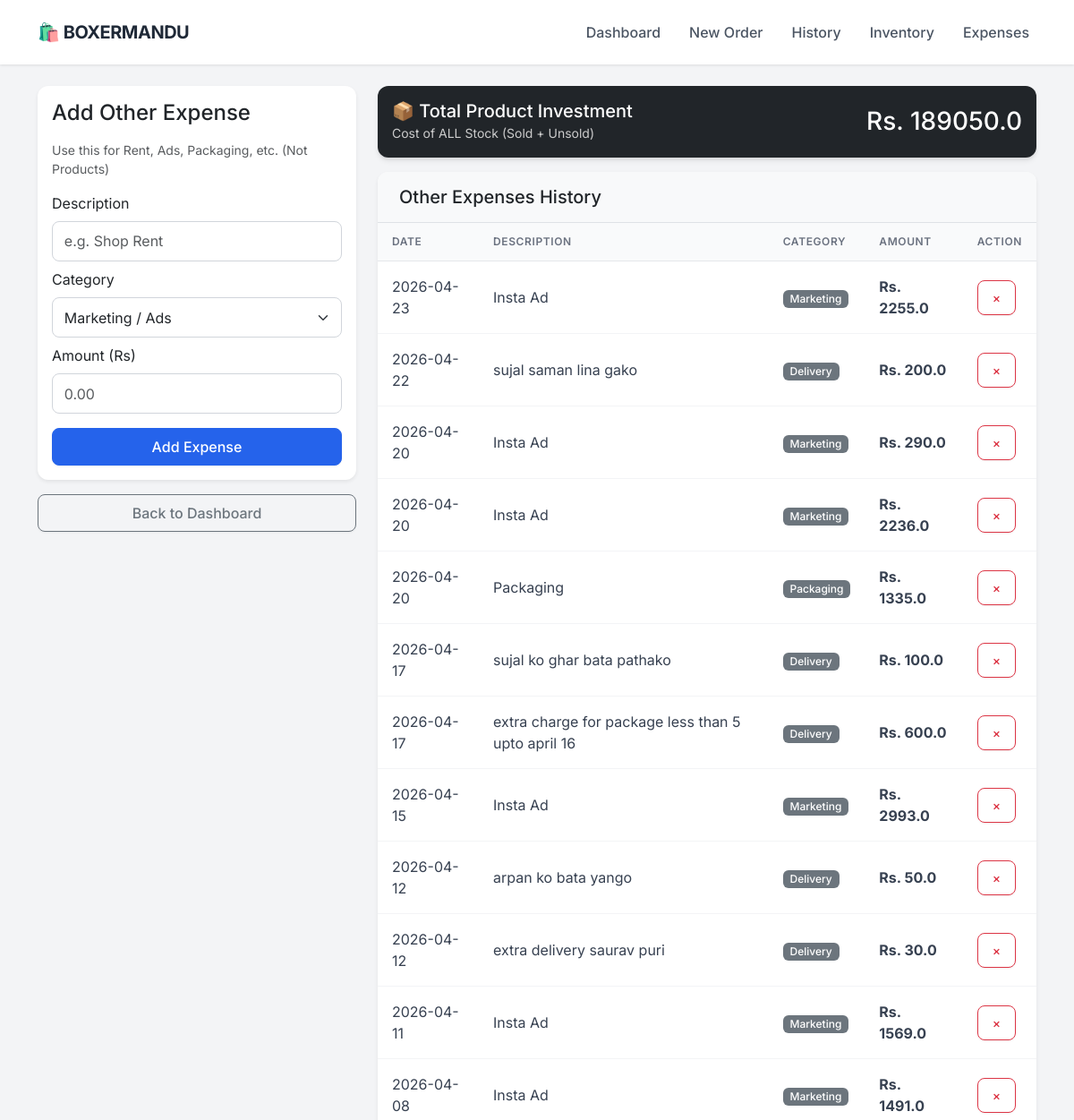
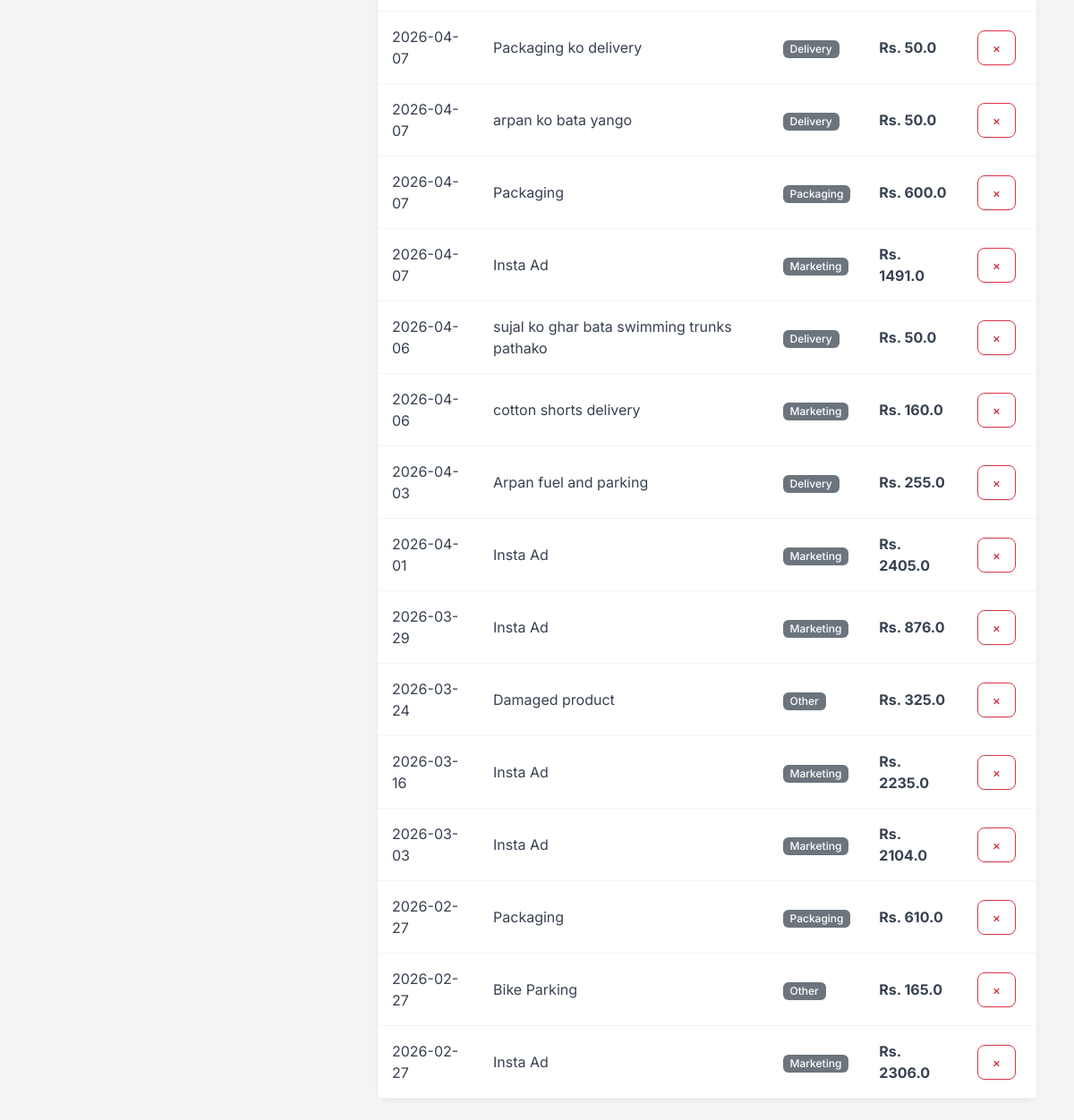
/expenses, run on the app's committed database (2 pictures, top to bottom).
### app.py (models this page shows)
class Expense(db.Model):
    id = db.Column(db.Integer, primary_key=True)
    description = db.Column(db.String(100), nullable=False)
    category = db.Column(db.String(50), nullable=False) # e.g. Rent, Marketing, Packaging
    amount = db.Column(db.Float, nullable=False)
    date = db.Column(db.DateTime, default=datetime.utcnow)

### app.py (the view, shortened to what this page needs)
@app.route('/expenses', methods=['GET', 'POST'])
def expenses():
    all_expenses = Expense.query.order_by(Expense.date.desc()).all()
    inventory_value = 0
    products = Product.query.all()
    for p in products:
        inventory_value += (p.stock * p.cost_price)
    sold_cost = 0
    order_items = OrderItem.query.all()
    for item in order_items:
        product = Product.query.get(item.product_id)
        if product:
            sold_cost += (item.quantity * product.cost_price)
    total_product_expense = inventory_value + sold_cost
    return render_template('expenses.html',
                           expenses=all_expenses,
                           product_expense=total_product_expense)

### templates/expenses.html (shortened to what this page needs)
{% extends "layout.html" %}
{% block content %}
<div class="row">
    <div class="col-md-4">
        <div class="card p-3 mb-3 shadow-sm">
            <h4 class="mb-3">Add Other Expense</h4>
            <p class="text-muted small">Use this for Rent, Ads, Packaging, etc. (Not Products)</p>
            <form method="POST">
                <label class="form-label">Description</label>
                <input type="text" name="description" class="form-control mb-2" placeholder="e.g. Shop Rent" required>
                <label class="form-label">Category</label>
                <select name="category" class="form-select mb-2">
                    <option value="Marketing">Marketing / Ads</option>
                </select>
                <label class="form-label">Amount (Rs)</label>
                <input type="number" name="amount" step="0.01" class="form-control mb-3" placeholder="0.00" required>
                <button type="submit" class="btn btn-primary w-100">Add Expense</button>
            </form>
        </div>
        <a href="/" class="btn btn-outline-secondary w-100">Back to Dashboard</a>
    </div>
    <div class="col-md-8">
        <div class="card text-white bg-dark mb-3">
            <div class="card-body d-flex justify-content-between align-items-center">
                <div>
                    <h5 class="mb-0">📦 Total Product Investment</h5>
                    <small style="color: #ccc;">Cost of ALL Stock (Sold + Unsold)</small>
                </div>
                <h3 class="mb-0">Rs. {{ product_expense }}</h3>
            </div>
        </div>
        <div class="card shadow-sm">
            <div class="card-header bg-light border-bottom">
                <h5 class="mb-0">Other Expenses History</h5>
            </div>
            <div class="table-responsive">
                <table class="table table-hover mb-0 align-middle">
                    <thead class="table-light">
                        <tr>
                            <th>Date</th>
                            <th>Description</th>
                            <th>Category</th>
                            <th>Amount</th>
                            <th>Action</th>
                        </tr>
                    </thead>
                    <tbody>
                        {% for exp in expenses %}
                        <tr>
                            <td>{{ exp.date.strftime('%Y-%m-%d') }}</td>
                            <td>{{ exp.description }}</td>
                            <td><span class="badge bg-secondary">{{ exp.category }}</span></td>
                            <td class="fw-bold">Rs. {{ exp.amount }}</td>
                            <td>
                                <a href="/delete_expense/{{ exp.id }}" class="btn btn-sm btn-outline-danger" onclick="return confirm('Delete this expense?')">×</a>
                            </td>
                        </tr>
                        {% else %}
                        <tr>
                            <td colspan="5" class="text-center text-muted py-4">No other expenses added yet.</td>
                        </tr>
                        {% endfor %}
                    </tbody>
                </table>
            </div>
        </div>
    </div>
</div>
{% endblock %}

### templates/layout.html (style rules this page uses)
:root { --primary-color: #2563eb; --bg-color: #f3f4f6; --text-dark: #1f2937; --card-shadow: 0 4px 6px -1px rgba(0, 0, 0, 0.1), 0 2px 4px -1px rgba(0, 0, 0, 0.06); }
body { font-family: 'Inter', sans-serif; background-color: var(--bg-color); color: var(--text-dark); }
.card { border: none; border-radius: 12px; box-shadow: var(--card-shadow); background: #ffffff; transition: transform 0.2s; }
.card-header { background-color: #ffffff; border-bottom: 1px solid #f3f4f6; font-weight: 600; padding: 1rem 1.5rem; border-radius: 12px 12px 0 0 !important; }
.btn { border-radius: 8px; font-weight: 500; padding: 0.5rem 1rem; box-shadow: 0 1px 2px 0 rgba(0, 0, 0, 0.05); }
.btn-primary { background-color: var(--primary-color); border-color: var(--primary-color); }
.table { margin-bottom: 0; }
.table thead th { background-color: #f9fafb; color: #6b7280; font-size: 0.75rem; text-transform: uppercase; letter-spacing: 0.05em; font-weight: 600; border-bottom: 1px solid #e5e7eb; padding: 0.75rem 1rem; }
.table tbody td { padding: 1rem 1rem; vertical-align: middle; color: #374151; border-bottom: 1px solid #f3f4f6; }
.badge { padding: 0.35em 0.65em; font-weight: 500; border-radius: 6px; }
.form-control, .form-select { border-radius: 8px; border: 1px solid #d1d5db; padding: 0.6rem 0.8rem; }

### data on the page
Expense: date "2026-04-23", description "Insta Ad", category "Marketing", amount "2255.0"
Expense: date "2026-04-22", description "sujal saman lina gako", category "Delivery", amount "200.0"
Expense: date "2026-04-20", description "Insta Ad", category "Marketing", amount "290.0"
Expense: date "2026-04-20", description "Insta Ad", category "Marketing", amount "2236.0"
Expense: date "2026-04-20", description "Packaging", category "Packaging", amount "1335.0"
Expense: date "2026-04-17", description "sujal ko ghar bata pathako", category "Delivery", amount "100.0"
Expense: date "2026-04-17", description "extra charge for package less than 5 upto april 16", category "Delivery", amount "600.0"
Expense: date "2026-04-15", description "Insta Ad", category "Marketing", amount "2993.0"
Expense: date "2026-04-12", description "arpan ko bata yango", category "Delivery", amount "50.0"
Expense: date "2026-04-12", description "extra delivery saurav puri", category "Delivery", amount "30.0"
Expense: date "2026-04-11", description "Insta Ad", category "Marketing", amount "1569.0"
Expense: date "2026-04-08", description "Insta Ad", category "Marketing", amount "1491.0"
Expense: date "2026-04-07", description "Packaging ko delivery", category "Delivery", amount "50.0"
Expense: date "2026-04-07", description "arpan ko bata yango", category "Delivery", amount "50.0"
Expense: date "2026-04-07", description "Packaging", category "Packaging", amount "600.0"
Expense: date "2026-04-07", description "Insta Ad", category "Marketing", amount "1491.0"
Expense: date "2026-04-06", description "sujal ko ghar bata swimming trunks pathako", category "Delivery", amount "50.0"
Expense: date "2026-04-06", description "cotton shorts delivery", category "Marketing", amount "160.0"
Expense: date "2026-04-03", description "Arpan fuel and parking", category "Delivery", amount "255.0"
Expense: date "2026-04-01", description "Insta Ad", category "Marketing", amount "2405.0"
Expense: date "2026-03-29", description "Insta Ad", category "Marketing", amount "876.0"
Expense: date "2026-03-24", description "Damaged product", category "Other", amount "325.0"
Expense: date "2026-03-16", description "Insta Ad", category "Marketing", amount "2235.0"
Expense: date "2026-03-03", description "Insta Ad", category "Marketing", amount "2104.0"
Expense: date "2026-02-27", description "Packaging", category "Packaging", amount "610.0"
Expense: date "2026-02-27", description "Bike Parking", category "Other", amount "165.0"
Expense: date "2026-02-27", description "Insta Ad", category "Marketing", amount "2306.0"

### other printed values
{{ product_expense }} "189050.0"
